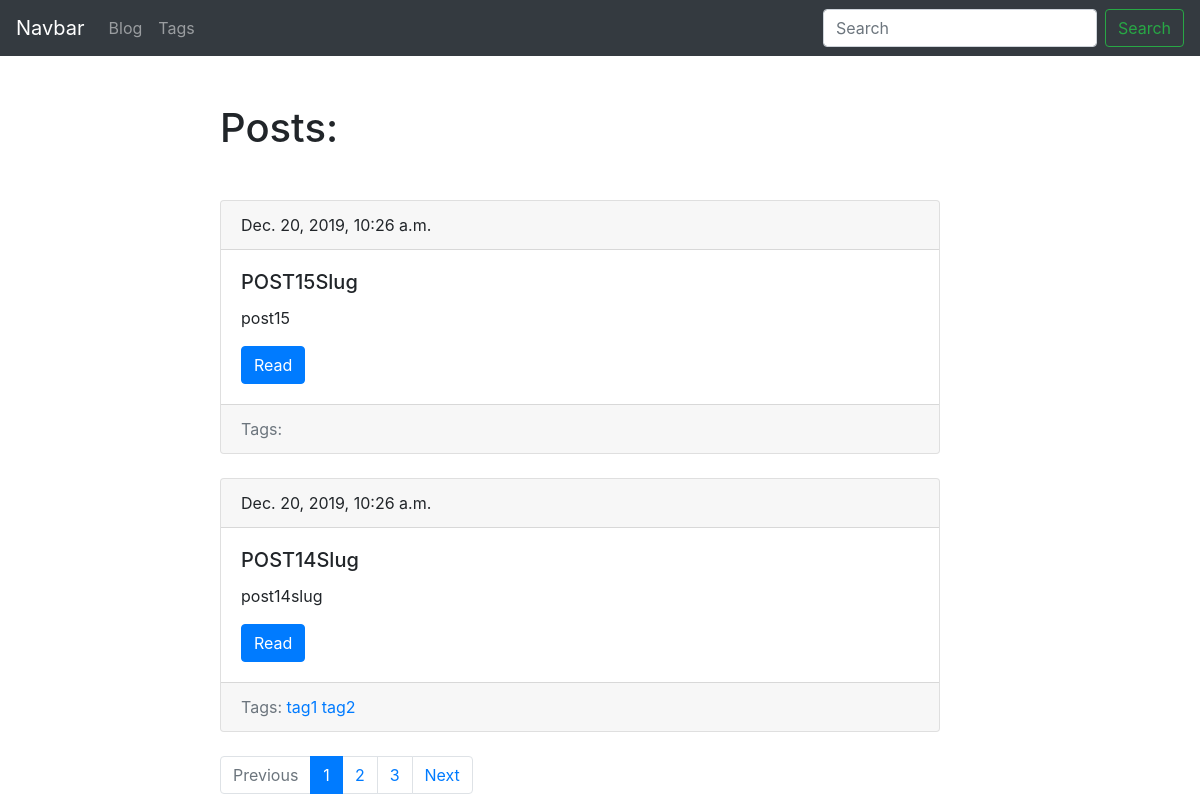
Page /blog/posts/ on the committed database.
### blog/models.py (models this page shows, shortened)
class Post(models.Model):
  title = models.CharField(max_length=150, db_index=True)
  slug = models.SlugField(max_length=150, blank=True, unique=True)
  body = models.TextField(blank=True, db_index=True)
  tags = models.ManyToManyField('Tag', blank=True, related_name='posts')
  date_pub = models.DateTimeField(auto_now_add=True)
  def get_absolute_url(self):
    return reverse('post_details_url', kwargs={'slug': self.slug})
  class Meta:
    ordering = ['-date_pub']

class Tag(models.Model):
  title = models.CharField(max_length=50)
  slug = models.CharField(max_length=50, unique=True)
  def get_absolute_url(self):
    return reverse('tag_details_url', kwargs={'slug': self.slug})
  class Meta:
    ordering = ['title']

### blog/views.py (the view)
# urls.py: path('posts/', PostList.as_view(), name='posts_list_url'),
class PostList(ObjectListMixin, View):
  model = Post
  template = 'blog/index.html'

### blog/utils.py (called while the page is built)
  def get(self, request):
    search_query = request.GET.get('search', '')
    if search_query and self.model.__name__.lower() == 'post':
      objs = self.model.objects.filter(Q(title__icontains=search_query) | Q(body__icontains=search_query))
    else:
      objs = self.model.objects.all()
    paginator = Paginator(objs, 2)
    page_number = request.GET.get('page', 1)
    page = paginator.get_page(page_number)
    is_paginated = page.has_other_pages()
    if page.has_previous():
      prev_url = '?page={}'.format(page.previous_page_number())
    else:
      prev_url = ''
    if page.has_next():
      next_url = '?page={}'.format(page.next_page_number())
    else:
      next_url = ''
    return render(request, self.template, context={
      'objs': page,
      'next_url': next_url,
      'prev_url': prev_url,
      'is_paginated': is_paginated,
      'search_query': search_query
    })

### blog/templates/blog/index.html (shortened to what this page needs)
{% extends "base.html" %}
{% block content %}
  <h1 class="mb-5">Posts:</h1>
  {% for post in objs.object_list %}
    {% include 'blog/includes/post_card.html' %}
  {% endfor %}
  {% include 'blog/includes/pagination.html' %}
{% endblock %}

### blog/templates/blog/includes/post_card.html
<div class="card position-relative mb-4" style="width: 45rem;">
  <div class="card-header">
    {{post.date_pub}}
  </div>
  <div class="card-body">
    <h5 class="card-title mt-0">{{post.title}}</h5>
    <p class="card-text">{{post.body|truncatewords:15}}</p>
    <a href="{{ post.get_absolute_url }}" class="btn btn-primary">Read</a>
  </div>
  <div class="card-footer text-muted">
    Tags:
    {% for tag in post.tags.all %}
      <a href="{{ tag.get_absolute_url }}">
        {{tag.title}}
      </a>
    {% endfor %}
  </div>
</div>

### rows in the picture
Post: date_pub "Dec. 20, 2019, 10:26 a.m.", title "POST15Slug", body "post15"
Post: date_pub "Dec. 20, 2019, 10:26 a.m.", title "POST14Slug", body "post14slug"
Tag: title "tag1"
Tag: title "tag2"

### other values in the picture
{{ page }} "1"
{{ page }} "2" "3"
